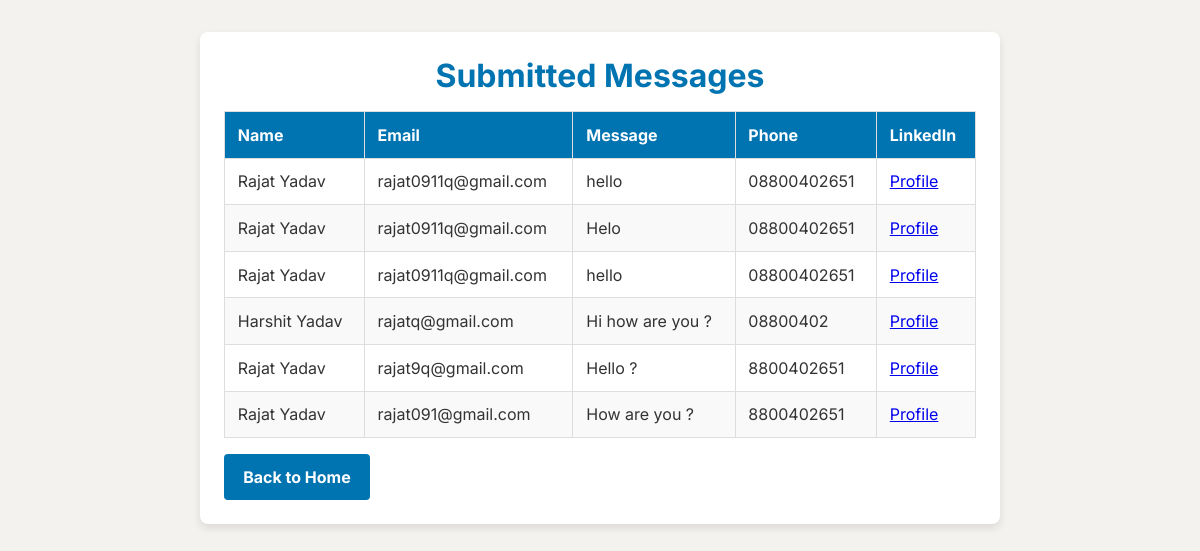
The app's page /messages, older data.
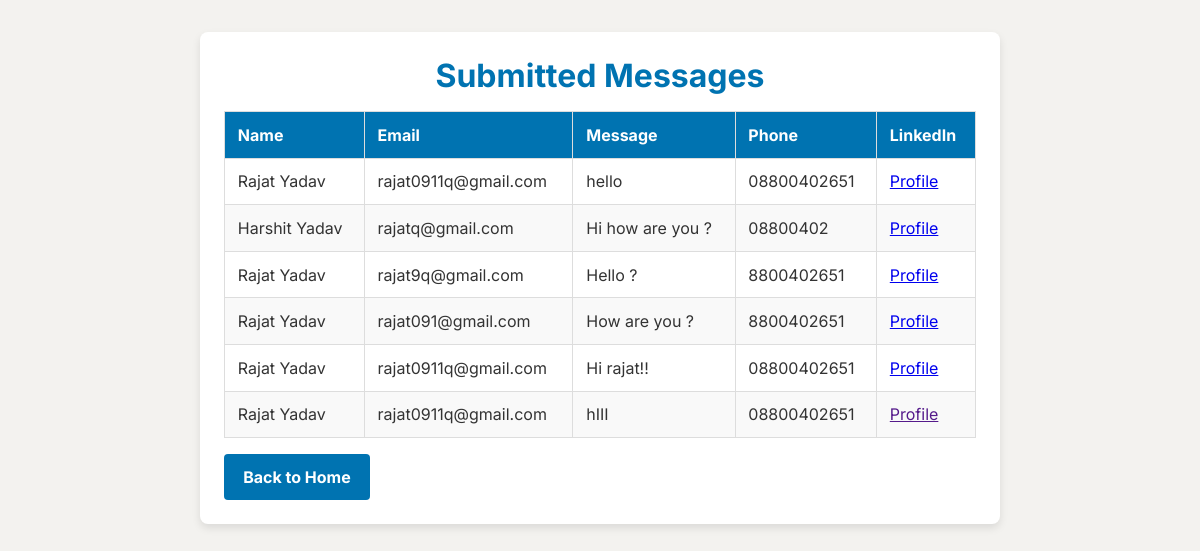
The same page, newer data.
### app/models.py (models this page shows, shortened)
class ContactMessage(db.Model):
    id = db.Column(db.Integer, primary_key=True)  # Auto-incrementing ID
    name = db.Column(db.String(100), nullable=False)  # Name of the user
    email = db.Column(db.String(120), unique=False, nullable=False)  # Email of the user
    message = db.Column(db.Text, nullable=False)  # Message content
    phone = db.Column(db.Integer, unique=False, nullable=False)  # Phone content
    linkedin = db.Column(db.String(120), unique=False, nullable=False)  # LinkedIn content
    timestamp = db.Column(db.DateTime, default=db.func.current_timestamp(), nullable=False)  # Timestamp

### app/routes.py (the view)
@main.route('/messages')
def view_messages():
    messages = ContactMessage.query.all()
    return render_template('messages.html', messages=messages)  # Create a messages.html file

### app/templates/messages.html (shortened to what this page needs)
<!DOCTYPE html>
<html lang="en">
<head>
    <link rel="stylesheet" href="{{ url_for('static', filename='styles.css') }}">
</head>
<body>
    <div class="container">
        <h1>Submitted Messages</h1>
        <table>
            <thead>
                <tr>
                    <th>Name</th>
                    <th>Email</th>
                    <th>Message</th>
                    <th>Phone</th>
                    <th>LinkedIn</th>
                </tr>
            </thead>
            <tbody>
                {% for message in messages %}
                <tr>
                    <td>{{ message.name }}</td>
                    <td>{{ message.email }}</td>
                    <td>{{ message.message }}</td>
                    <td>{{ message.phone }}</td>
                    <td>
                        <a href="{{ message.linkedin }}" target="_blank">Profile</a>
                    </td>
                </tr>
                {% endfor %}
            </tbody>
        </table>
        <a href="/" class="btn-back">Back to Home</a>
    </div>
</body>
</html>

### app/static/css/styles.css (style rules this page uses)
* { margin: 0; padding: 0; box-sizing: border-box; font-family: "Inter", Arial, sans-serif; }
:root { --primary-color: #0077b5; --secondary-color: #f0f0f0; --text-color: #333333; --button-hover: #005d91; }
.container { width: 90%; max-width: 1200px; margin: 0 auto; padding: 0, 15px; }

### app/templates/messages.html (style rules this page uses)
body { font-family: Arial, sans-serif; margin: 0; padding: 0; background-color: #f3f2ef; color: #333; }
.container { max-width: 800px; margin: 2rem auto; background-color: white; border-radius: 8px; padding: 1.5rem; box-shadow: 0px 4px 8px rgba(0, 0, 0, 0.1); }
h1 { text-align: center; color: #0073b1; }
table { width: 100%; border-collapse: collapse; margin-top: 1rem; }
table th, table td { border: 1px solid #ddd; padding: 0.8rem; text-align: left; }
table th { background-color: #0073b1; color: white; }
table tr:nth-child(even) { background-color: #f9f9f9; }
.btn-back { display: inline-block; margin-top: 1rem; padding: 0.8rem 1.2rem; background-color: #0073b1; color: white; text-decoration: none; border-radius: 4px; font-weight: bold; transition: background-color 0.3s; }

Row changes from the older to the newer data that the page shows:
removed ContactMessage: name "Rajat Yadav", email "rajat0911q@gmail.com", message "hello", phone "08800402651"
removed ContactMessage: name "Rajat Yadav", email "rajat0911q@gmail.com", message "Helo", phone "08800402651"
added ContactMessage: name "Rajat Yadav", email "rajat0911q@gmail.com", message "Hi rajat!!", phone "08800402651"
added ContactMessage: name "Rajat Yadav", email "rajat0911q@gmail.com", message "hIII", phone "08800402651"
